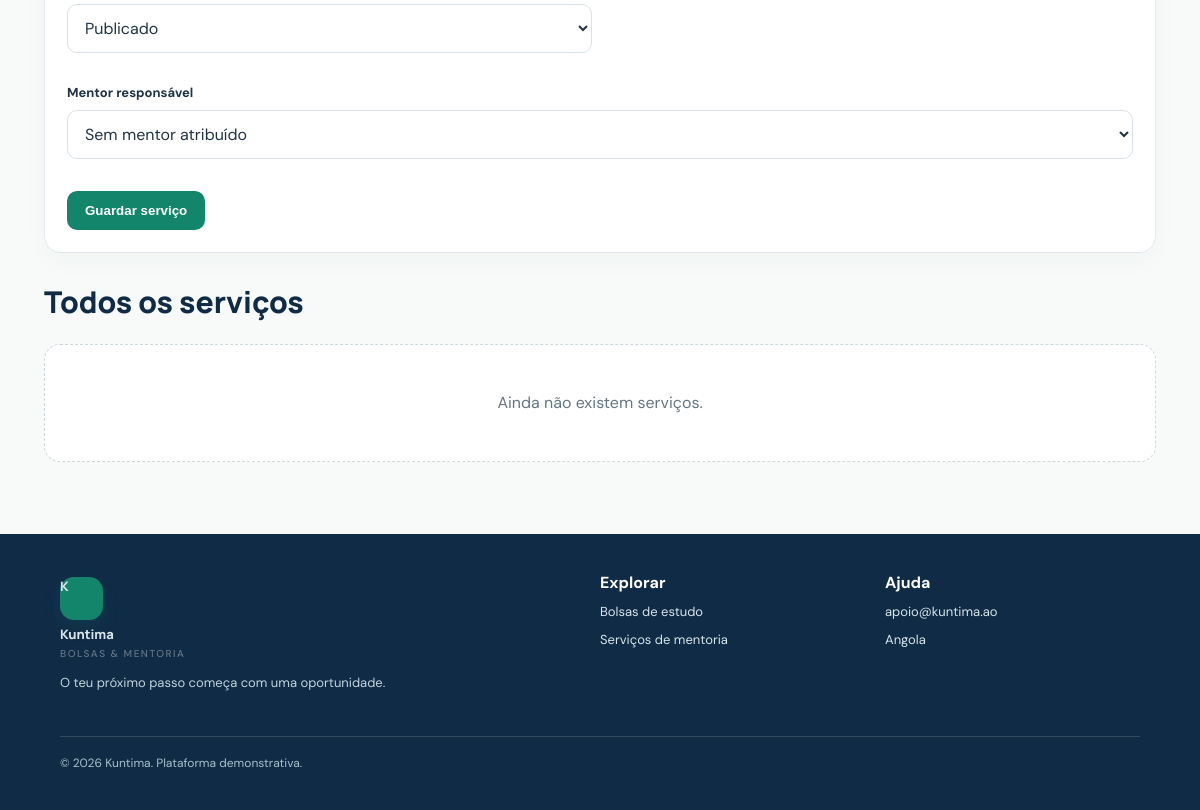
The app's page /admin_servicos.php (signed in, lower part), older data.
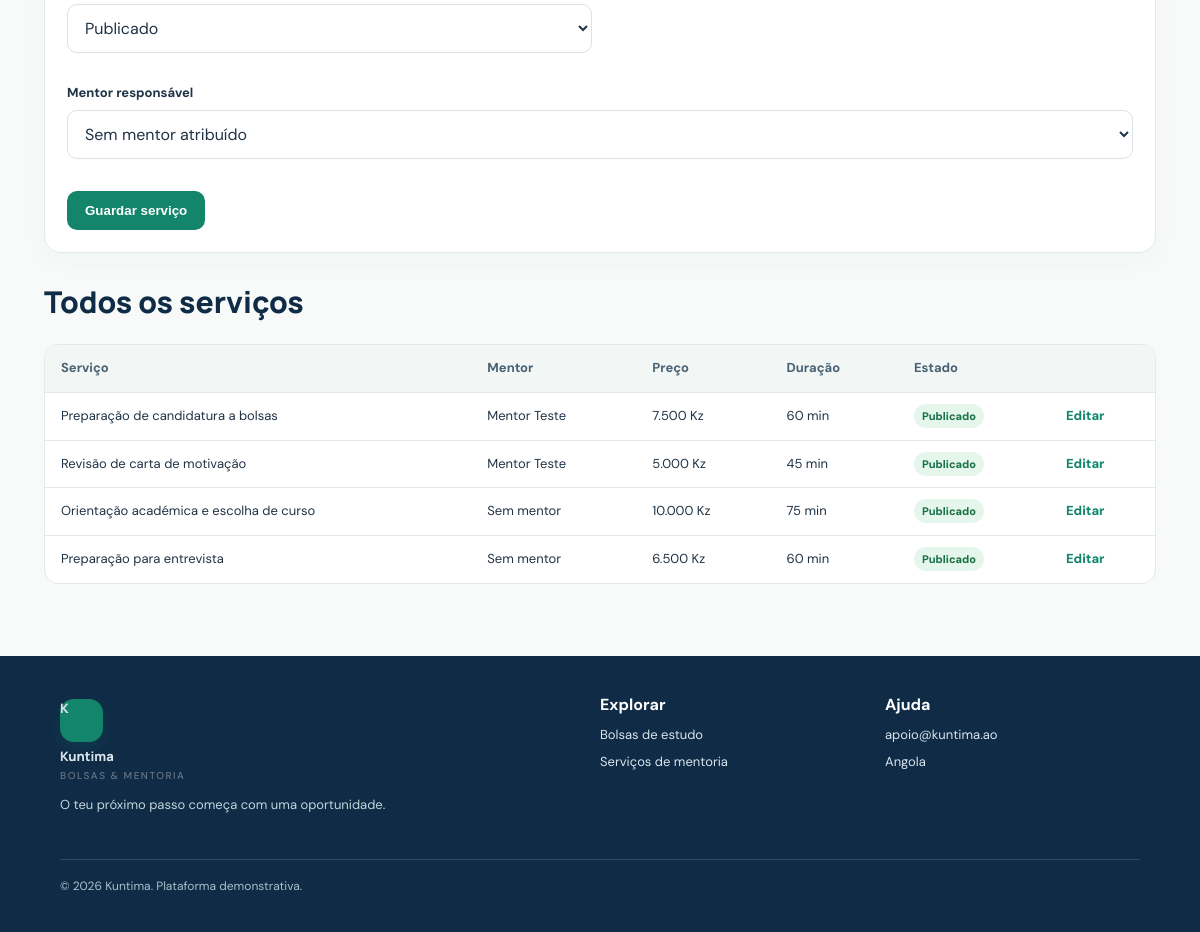
The same page, newer data.
### tables this page shows
CREATE TABLE IF NOT EXISTS servico_mentoria (
 id INT UNSIGNED AUTO_INCREMENT PRIMARY KEY,
 mentor_id INT UNSIGNED NULL,
 title VARCHAR(180) NOT NULL,
 category VARCHAR(100) NOT NULL,
 description TEXT NOT NULL,
 price DECIMAL(10,2) NOT NULL DEFAULT 0,
 duration_minutes SMALLINT UNSIGNED NOT NULL DEFAULT 60,
 delivery ENUM('Online','Presencial','Online e presencial') NOT NULL DEFAULT 'Online',
 status ENUM('published','draft') NOT NULL DEFAULT 'published',
 created_at TIMESTAMP DEFAULT CURRENT_TIMESTAMP,
 CONSTRAINT fk_service_mentor FOREIGN KEY (mentor_id) REFERENCES users(id) ON DELETE SET NULL
);

CREATE TABLE IF NOT EXISTS users (
 id INT UNSIGNED AUTO_INCREMENT PRIMARY KEY,
 name VARCHAR(120) NOT NULL,
 email VARCHAR(190) NOT NULL UNIQUE,
 password_hash VARCHAR(255) NOT NULL,
 role ENUM('student','mentor','admin') NOT NULL DEFAULT 'student',
 account_status ENUM('approved','pending','rejected') NOT NULL DEFAULT 'approved',
 phone VARCHAR(40) NULL,
 education_level VARCHAR(100) NULL,
 field_of_study VARCHAR(120) NULL,
 created_at TIMESTAMP DEFAULT CURRENT_TIMESTAMP
);

### config.php (called while the page is built, shortened)
<?php
function e($value): string { return htmlspecialchars((string)$value, ENT_QUOTES, 'UTF-8'); }

### admin_servicos.php (the view, shortened to what this page needs)
<?php
require_once 'config.php'; require_once 'includes/perfis.php';
$pdo = db();
if (!isset($form)) {
    $form = ['status' => 'published', 'delivery' => 'Online', 'duration_minutes' => 60];
}
$lista = $pdo->query('SELECT m.*,u.name AS mentor FROM servico_mentoria m LEFT JOIN users u ON u.id=m.mentor_id ORDER BY m.created_at DESC')->fetchAll();
require 'includes/header.php'; ?>
<section class="card form-wide">
    <form method="post">
        <div class="field"><label for="mentor_id">Mentor responsável</label><select id="mentor_id" name="mentor_id"><option value="0">Sem mentor atribuído</option></select></div>
        <div class="form-actions"><button class="btn-primary" type="submit">Guardar serviço</button><?php if (!empty($form['id'])): ?><a class="btn-small" href="admin_servicos.php">Cancelar edição</a><?php endif; ?></div>
    </form>
</section>
<section class="section" style="padding-top:0"><div class="section-head"><div><h2>Todos os serviços</h2></div></div>
<?php if ($lista): ?><div class="table-wrap"><table><thead><tr><th>Serviço</th><th>Mentor</th><th>Preço</th><th>Duração</th><th>Estado</th><th></th></tr></thead><tbody>
<?php foreach ($lista as $s): ?><tr><td><?=e($s['title'])?></td><td><?=e($s['mentor'] ?? 'Sem mentor')?></td><td><?=e(kz($s['price']))?></td><td><?=e($s['duration_minutes'])?> min</td><td><span class="status <?=$s['status'] === 'published' ? 'approved' : 'pending'?>"><?=$s['status'] === 'published' ? 'Publicado' : 'Rascunho'?></span></td><td><a class="text-link" href="admin_servicos.php?editar=<?=(int)$s['id']?>#title">Editar</a></td></tr><?php endforeach; ?>
</tbody></table></div><?php else: ?><div class="empty">Ainda não existem serviços.</div><?php endif; ?></section>
<?php require 'includes/footer.php'; ?>

Row changes from the older to the newer data that the page shows:
added servico_mentoria: title "Preparação de candidatura a bolsas", mentor.name "Mentor Teste", price "7.500 Kz", duration_minutes "60", status "Publicado"
added servico_mentoria: title "Revisão de carta de motivação", mentor.name "Mentor Teste", price "5.000 Kz", duration_minutes "45", status "Publicado"
added servico_mentoria: title "Orientação académica e escolha de curso", mentor "Sem mentor", price "10.000 Kz", duration_minutes "75", status "Publicado"
added servico_mentoria: title "Preparação para entrevista", mentor "Sem mentor", price "6.500 Kz", duration_minutes "60", status "Publicado"
Text that changed along with them:
text no longer shown: "Ainda não existem serviços."
text now shown: "Serviço Mentor Preço Duração Estado"
